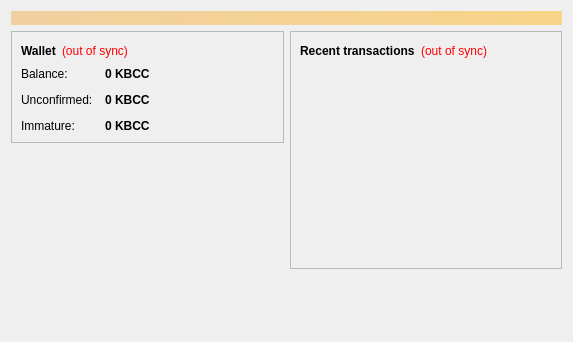
<?xml version="1.0" encoding="UTF-8"?>
<ui version="4.0">
 <class>OverviewPage</class>
 <widget class="QWidget" name="OverviewPage">
  <property name="geometry">
   <rect>
    <x>0</x>
    <y>0</y>
    <width>573</width>
    <height>342</height>
   </rect>
  </property>
  <property name="windowTitle">
   <string>Form</string>
  </property>
  <layout class="QVBoxLayout" name="topLayout">
   <item>
    <widget class="QLabel" name="labelAlerts">
     <property name="visible">
      <bool>false</bool>
     </property>
     <property name="styleSheet">
      <string notr="true">background-color: qlineargradient(x1: 0, y1: 0, x2: 1, y2: 0, stop:0 #F0D0A0, stop:1 #F8D488); color:#000000;</string>
     </property>
     <property name="wordWrap">
      <bool>true</bool>
     </property>
     <property name="margin">
      <number>3</number>
     </property>
    </widget>
   </item>
   <item>
    <layout class="QHBoxLayout" name="horizontalLayout" stretch="1,1">
     <item>
      <layout class="QVBoxLayout" name="verticalLayout_2">
       <item>
        <widget class="QFrame" name="frame">
         <property name="frameShape">
          <enum>QFrame::StyledPanel</enum>
         </property>
         <property name="frameShadow">
          <enum>QFrame::Raised</enum>
         </property>
         <layout class="QVBoxLayout" name="verticalLayout_4">
          <item>
           <layout class="QHBoxLayout" name="horizontalLayout_4">
            <item>
             <widget class="QLabel" name="label_5">
              <property name="font">
               <font>
                <weight>75</weight>
                <bold>true</bold>
               </font>
              </property>
              <property name="text">
               <string>Wallet</string>
              </property>
             </widget>
            </item>
            <item>
             <widget class="QLabel" name="labelWalletStatus">
              <property name="toolTip">
               <string>The displayed information may be out of date. Your wallet automatically synchronizes with the Kbccoin network after a connection is established, but this process has not completed yet.</string>
              </property>
              <property name="styleSheet">
               <string notr="true">QLabel { color: red; }</string>
              </property>
              <property name="text">
               <string notr="true">(out of sync)</string>
              </property>
              <property name="alignment">
               <set>Qt::AlignLeading|Qt::AlignLeft|Qt::AlignVCenter</set>
              </property>
             </widget>
            </item>
            <item>
             <spacer name="horizontalSpacer_2">
              <property name="orientation">
               <enum>Qt::Horizontal</enum>
              </property>
              <property name="sizeHint" stdset="0">
               <size>
                <width>40</width>
                <height>20</height>
               </size>
              </property>
             </spacer>
            </item>
           </layout>
          </item>
          <item>
           <layout class="QFormLayout" name="formLayout_2">
            <property name="fieldGrowthPolicy">
             <enum>QFormLayout::AllNonFixedFieldsGrow</enum>
            </property>
            <property name="horizontalSpacing">
             <number>12</number>
            </property>
            <property name="verticalSpacing">
             <number>12</number>
            </property>
            <item row="0" column="0">
             <widget class="QLabel" name="label">
              <property name="text">
               <string>Balance:</string>
              </property>
             </widget>
            </item>
            <item row="0" column="1">
             <widget class="QLabel" name="labelBalance">
              <property name="font">
               <font>
                <weight>75</weight>
                <bold>true</bold>
               </font>
              </property>
              <property name="cursor">
               <cursorShape>IBeamCursor</cursorShape>
              </property>
              <property name="toolTip">
               <string>Your current balance</string>
              </property>
              <property name="text">
               <string notr="true">0 KBCC</string>
              </property>
              <property name="textInteractionFlags">
               <set>Qt::LinksAccessibleByMouse|Qt::TextSelectableByKeyboard|Qt::TextSelectableByMouse</set>
              </property>
             </widget>
            </item>
            <item row="1" column="0">
             <widget class="QLabel" name="label_3">
              <property name="text">
               <string>Unconfirmed:</string>
              </property>
             </widget>
            </item>
            <item row="1" column="1">
             <widget class="QLabel" name="labelUnconfirmed">
              <property name="font">
               <font>
                <weight>75</weight>
                <bold>true</bold>
               </font>
              </property>
              <property name="cursor">
               <cursorShape>IBeamCursor</cursorShape>
              </property>
              <property name="toolTip">
               <string>Total of transactions that have yet to be confirmed, and do not yet count toward the current balance</string>
              </property>
              <property name="text">
               <string notr="true">0 KBCC</string>
              </property>
              <property name="textInteractionFlags">
               <set>Qt::LinksAccessibleByMouse|Qt::TextSelectableByKeyboard|Qt::TextSelectableByMouse</set>
              </property>
             </widget>
            </item>
            <item row="2" column="0">
             <widget class="QLabel" name="labelImmatureText">
              <property name="text">
               <string>Immature:</string>
              </property>
             </widget>
            </item>
            <item row="2" column="1">
             <widget class="QLabel" name="labelImmature">
              <property name="font">
               <font>
                <weight>75</weight>
                <bold>true</bold>
               </font>
              </property>
              <property name="toolTip">
               <string>Mined balance that has not yet matured</string>
              </property>
              <property name="text">
               <string notr="true">0 KBCC</string>
              </property>
              <property name="textInteractionFlags">
               <set>Qt::LinksAccessibleByMouse|Qt::TextSelectableByKeyboard|Qt::TextSelectableByMouse</set>
              </property>
             </widget>
            </item>
           </layout>
          </item>
         </layout>
        </widget>
       </item>
       <item>
        <spacer name="verticalSpacer">
         <property name="orientation">
          <enum>Qt::Vertical</enum>
         </property>
         <property name="sizeHint" stdset="0">
          <size>
           <width>20</width>
           <height>40</height>
          </size>
         </property>
        </spacer>
       </item>
      </layout>
     </item>
     <item>
      <layout class="QVBoxLayout" name="verticalLayout_3">
       <item>
        <widget class="QFrame" name="frame_2">
         <property name="frameShape">
          <enum>QFrame::StyledPanel</enum>
         </property>
         <property name="frameShadow">
          <enum>QFrame::Raised</enum>
         </property>
         <layout class="QVBoxLayout" name="verticalLayout">
          <item>
           <layout class="QHBoxLayout" name="horizontalLayout_2">
            <item>
             <widget class="QLabel" name="label_4">
              <property name="text">
               <string>&lt;b&gt;Recent transactions&lt;/b&gt;</string>
              </property>
             </widget>
            </item>
            <item>
             <widget class="QLabel" name="labelTransactionsStatus">
              <property name="toolTip">
               <string>The displayed information may be out of date. Your wallet automatically synchronizes with the Kbccoin network after a connection is established, but this process has not completed yet.</string>
              </property>
              <property name="styleSheet">
               <string notr="true">QLabel { color: red; }</string>
              </property>
              <property name="text">
               <string notr="true">(out of sync)</string>
              </property>
              <property name="alignment">
               <set>Qt::AlignRight|Qt::AlignTrailing|Qt::AlignVCenter</set>
              </property>
             </widget>
            </item>
            <item>
             <spacer name="horizontalSpacer">
              <property name="orientation">
               <enum>Qt::Horizontal</enum>
              </property>
              <property name="sizeHint" stdset="0">
               <size>
                <width>40</width>
                <height>20</height>
               </size>
              </property>
             </spacer>
            </item>
           </layout>
          </item>
          <item>
           <widget class="QListView" name="listTransactions">
            <property name="styleSheet">
             <string notr="true">QListView { background: transparent; }</string>
            </property>
            <property name="frameShape">
             <enum>QFrame::NoFrame</enum>
            </property>
            <property name="verticalScrollBarPolicy">
             <enum>Qt::ScrollBarAlwaysOff</enum>
            </property>
            <property name="horizontalScrollBarPolicy">
             <enum>Qt::ScrollBarAlwaysOff</enum>
            </property>
            <property name="selectionMode">
             <enum>QAbstractItemView::NoSelection</enum>
            </property>
           </widget>
          </item>
         </layout>
        </widget>
       </item>
       <item>
        <spacer name="verticalSpacer_2">
         <property name="orientation">
          <enum>Qt::Vertical</enum>
         </property>
         <property name="sizeHint" stdset="0">
          <size>
           <width>20</width>
           <height>40</height>
          </size>
         </property>
        </spacer>
       </item>
      </layout>
     </item>
    </layout>
   </item>
  </layout>
 </widget>
 <resources/>
 <connections/>
</ui>
